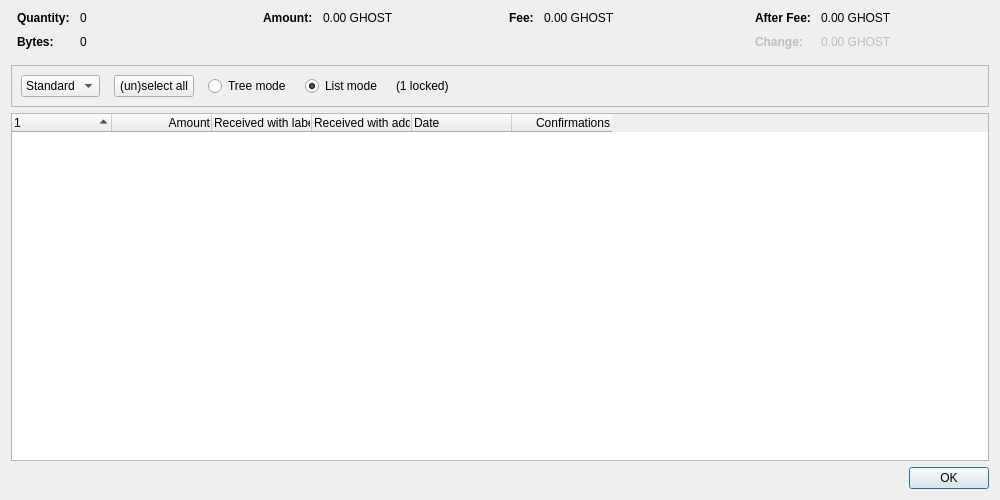
<?xml version="1.0" encoding="UTF-8"?>
<ui version="4.0">
 <class>CoinControlDialog</class>
 <widget class="QDialog" name="CoinControlDialog">
  <property name="geometry">
   <rect>
    <x>0</x>
    <y>0</y>
    <width>1000</width>
    <height>500</height>
   </rect>
  </property>
  <property name="windowTitle">
   <string>Coin Selection</string>
  </property>
  <layout class="QVBoxLayout" name="verticalLayout">
   <item>
    <layout class="QHBoxLayout" name="horizontalLayoutTop" stretch="0,0,0,0">
     <property name="topMargin">
      <number>0</number>
     </property>
     <property name="bottomMargin">
      <number>10</number>
     </property>
     <item>
      <layout class="QFormLayout" name="formLayoutCoinControl1">
       <property name="labelAlignment">
        <set>Qt::AlignLeft|Qt::AlignVCenter</set>
       </property>
       <property name="horizontalSpacing">
        <number>10</number>
       </property>
       <property name="verticalSpacing">
        <number>10</number>
       </property>
       <property name="leftMargin">
        <number>6</number>
       </property>
       <property name="rightMargin">
        <number>6</number>
       </property>
       <item row="0" column="0">
        <widget class="QLabel" name="labelCoinControlQuantityText">
         <property name="font">
          <font>
           <weight>75</weight>
           <bold>true</bold>
          </font>
         </property>
         <property name="text">
          <string>Quantity:</string>
         </property>
        </widget>
       </item>
       <item row="0" column="1">
        <widget class="QLabel" name="labelCoinControlQuantity">
         <property name="cursor">
          <cursorShape>IBeamCursor</cursorShape>
         </property>
         <property name="contextMenuPolicy">
          <enum>Qt::ActionsContextMenu</enum>
         </property>
         <property name="text">
          <string notr="true">0</string>
         </property>
         <property name="textInteractionFlags">
          <set>Qt::LinksAccessibleByMouse|Qt::TextSelectableByKeyboard|Qt::TextSelectableByMouse</set>
         </property>
        </widget>
       </item>
       <item row="1" column="0">
        <widget class="QLabel" name="labelCoinControlBytesText">
         <property name="font">
          <font>
           <weight>75</weight>
           <bold>true</bold>
          </font>
         </property>
         <property name="text">
          <string>Bytes:</string>
         </property>
        </widget>
       </item>
       <item row="1" column="1">
        <widget class="QLabel" name="labelCoinControlBytes">
         <property name="cursor">
          <cursorShape>IBeamCursor</cursorShape>
         </property>
         <property name="contextMenuPolicy">
          <enum>Qt::ActionsContextMenu</enum>
         </property>
         <property name="text">
          <string notr="true">0</string>
         </property>
         <property name="textInteractionFlags">
          <set>Qt::LinksAccessibleByMouse|Qt::TextSelectableByKeyboard|Qt::TextSelectableByMouse</set>
         </property>
        </widget>
       </item>
      </layout>
     </item>
     <item>
      <layout class="QFormLayout" name="formLayoutCoinControl2">
       <property name="horizontalSpacing">
        <number>10</number>
       </property>
       <property name="verticalSpacing">
        <number>10</number>
       </property>
       <property name="leftMargin">
        <number>6</number>
       </property>
       <property name="rightMargin">
        <number>6</number>
       </property>
       <item row="0" column="0">
        <widget class="QLabel" name="labelCoinControlAmountText">
         <property name="font">
          <font>
           <weight>75</weight>
           <bold>true</bold>
          </font>
         </property>
         <property name="text">
          <string>Amount:</string>
         </property>
        </widget>
       </item>
       <item row="0" column="1">
        <widget class="QLabel" name="labelCoinControlAmount">
         <property name="cursor">
          <cursorShape>IBeamCursor</cursorShape>
         </property>
         <property name="contextMenuPolicy">
          <enum>Qt::ActionsContextMenu</enum>
         </property>
         <property name="text">
          <string notr="true">0.00 GHOST</string>
         </property>
         <property name="textInteractionFlags">
          <set>Qt::LinksAccessibleByMouse|Qt::TextSelectableByKeyboard|Qt::TextSelectableByMouse</set>
         </property>
        </widget>
       </item>
      </layout>
     </item>
     <item>
      <layout class="QFormLayout" name="formLayoutCoinControl3">
       <property name="horizontalSpacing">
        <number>10</number>
       </property>
       <property name="verticalSpacing">
        <number>10</number>
       </property>
       <property name="leftMargin">
        <number>6</number>
       </property>
       <property name="rightMargin">
        <number>6</number>
       </property>
       <item row="0" column="0">
        <widget class="QLabel" name="labelCoinControlFeeText">
         <property name="font">
          <font>
           <weight>75</weight>
           <bold>true</bold>
          </font>
         </property>
         <property name="text">
          <string>Fee:</string>
         </property>
        </widget>
       </item>
       <item row="0" column="1">
        <widget class="QLabel" name="labelCoinControlFee">
         <property name="cursor">
          <cursorShape>IBeamCursor</cursorShape>
         </property>
         <property name="contextMenuPolicy">
          <enum>Qt::ActionsContextMenu</enum>
         </property>
         <property name="text">
          <string notr="true">0.00 GHOST</string>
         </property>
         <property name="textInteractionFlags">
          <set>Qt::LinksAccessibleByMouse|Qt::TextSelectableByKeyboard|Qt::TextSelectableByMouse</set>
         </property>
        </widget>
       </item>
      </layout>
     </item>
     <item>
      <layout class="QFormLayout" name="formLayoutCoinControl4">
       <property name="labelAlignment">
        <set>Qt::AlignLeft|Qt::AlignVCenter</set>
       </property>
       <property name="horizontalSpacing">
        <number>10</number>
       </property>
       <property name="verticalSpacing">
        <number>10</number>
       </property>
       <property name="leftMargin">
        <number>6</number>
       </property>
       <property name="rightMargin">
        <number>6</number>
       </property>
       <item row="0" column="0">
        <widget class="QLabel" name="labelCoinControlAfterFeeText">
         <property name="font">
          <font>
           <weight>75</weight>
           <bold>true</bold>
          </font>
         </property>
         <property name="text">
          <string>After Fee:</string>
         </property>
        </widget>
       </item>
       <item row="0" column="1">
        <widget class="QLabel" name="labelCoinControlAfterFee">
         <property name="cursor">
          <cursorShape>IBeamCursor</cursorShape>
         </property>
         <property name="contextMenuPolicy">
          <enum>Qt::ActionsContextMenu</enum>
         </property>
         <property name="text">
          <string notr="true">0.00 GHOST</string>
         </property>
         <property name="textInteractionFlags">
          <set>Qt::LinksAccessibleByMouse|Qt::TextSelectableByKeyboard|Qt::TextSelectableByMouse</set>
         </property>
        </widget>
       </item>
       <item row="1" column="0">
        <widget class="QLabel" name="labelCoinControlChangeText">
         <property name="enabled">
          <bool>false</bool>
         </property>
         <property name="font">
          <font>
           <weight>75</weight>
           <bold>true</bold>
          </font>
         </property>
         <property name="text">
          <string>Change:</string>
         </property>
        </widget>
       </item>
       <item row="1" column="1">
        <widget class="QLabel" name="labelCoinControlChange">
         <property name="enabled">
          <bool>false</bool>
         </property>
         <property name="cursor">
          <cursorShape>IBeamCursor</cursorShape>
         </property>
         <property name="contextMenuPolicy">
          <enum>Qt::ActionsContextMenu</enum>
         </property>
         <property name="text">
          <string notr="true">0.00 GHOST</string>
         </property>
         <property name="textInteractionFlags">
          <set>Qt::LinksAccessibleByMouse|Qt::TextSelectableByKeyboard|Qt::TextSelectableByMouse</set>
         </property>
        </widget>
       </item>
      </layout>
     </item>
    </layout>
   </item>
   <item>
    <widget class="QFrame" name="frame">
     <property name="minimumSize">
      <size>
       <width>0</width>
       <height>40</height>
      </size>
     </property>
     <property name="frameShape">
      <enum>QFrame::StyledPanel</enum>
     </property>
     <property name="frameShadow">
      <enum>QFrame::Sunken</enum>
     </property>
     <layout class="QHBoxLayout" name="horizontalLayout">
      <item>
       <layout class="QHBoxLayout" name="horizontalLayoutPanel" stretch="0,0,0,0,0,0">
        <property name="spacing">
         <number>14</number>
        </property>
        <item>
         <widget class="QComboBox" name="cbxType">
          <item>
           <property name="text">
            <string>Standard</string>
           </property>
          </item>
          <item>
           <property name="text">
            <string>Blind</string>
           </property>
          </item>
          <item>
           <property name="text">
            <string>Anon</string>
           </property>
          </item>
         </widget>
        </item>
        <item>
         <widget class="QPushButton" name="pushButtonSelectAll">
          <property name="sizePolicy">
           <sizepolicy hsizetype="Maximum" vsizetype="Fixed">
            <horstretch>0</horstretch>
            <verstretch>0</verstretch>
           </sizepolicy>
          </property>
          <property name="text">
           <string>(un)select all</string>
          </property>
          <property name="autoDefault">
           <bool>false</bool>
          </property>
         </widget>
        </item>
        <item>
         <widget class="QRadioButton" name="radioTreeMode">
          <property name="sizePolicy">
           <sizepolicy hsizetype="Maximum" vsizetype="Fixed">
            <horstretch>0</horstretch>
            <verstretch>0</verstretch>
           </sizepolicy>
          </property>
          <property name="text">
           <string>Tree mode</string>
          </property>
         </widget>
        </item>
        <item>
         <widget class="QRadioButton" name="radioListMode">
          <property name="sizePolicy">
           <sizepolicy hsizetype="Maximum" vsizetype="Fixed">
            <horstretch>0</horstretch>
            <verstretch>0</verstretch>
           </sizepolicy>
          </property>
          <property name="text">
           <string>List mode</string>
          </property>
          <property name="checked">
           <bool>true</bool>
          </property>
         </widget>
        </item>
        <item>
         <widget class="QLabel" name="labelLocked">
          <property name="text">
           <string notr="true">(1 locked)</string>
          </property>
         </widget>
        </item>
        <item>
         <spacer name="horizontalSpacer">
          <property name="orientation">
           <enum>Qt::Horizontal</enum>
          </property>
          <property name="sizeHint" stdset="0">
           <size>
            <width>40</width>
            <height>20</height>
           </size>
          </property>
         </spacer>
        </item>
       </layout>
      </item>
     </layout>
    </widget>
   </item>
   <item>
    <widget class="CoinControlTreeWidget" name="treeWidget">
     <property name="contextMenuPolicy">
      <enum>Qt::CustomContextMenu</enum>
     </property>
     <property name="sortingEnabled">
      <bool>false</bool>
     </property>
     <property name="columnCount">
      <number>6</number>
     </property>
     <attribute name="headerShowSortIndicator" stdset="0">
      <bool>true</bool>
     </attribute>
     <attribute name="headerStretchLastSection">
      <bool>false</bool>
     </attribute>
     <column>
      <property name="text">
       <string/>
      </property>
     </column>
     <column>
      <property name="text">
       <string>Amount</string>
      </property>
      <property name="textAlignment">
       <set>AlignTrailing|AlignVCenter</set>
      </property>
     </column>
     <column>
      <property name="text">
       <string>Received with label</string>
      </property>
     </column>
     <column>
      <property name="text">
       <string>Received with address</string>
      </property>
     </column>
     <column>
      <property name="text">
       <string>Date</string>
      </property>
     </column>
     <column>
      <property name="text">
       <string>Confirmations</string>
      </property>
      <property name="toolTip">
       <string>Confirmed</string>
      </property>
      <property name="textAlignment">
       <set>AlignTrailing|AlignVCenter</set>
      </property>
     </column>
     <column>
      <property name="text">
       <string/>
      </property>
     </column>
     <column>
      <property name="text">
       <string/>
      </property>
     </column>
     <column>
      <property name="text">
       <string/>
      </property>
     </column>
     <column>
      <property name="text">
       <string/>
      </property>
     </column>
    </widget>
   </item>
   <item>
    <widget class="QDialogButtonBox" name="buttonBox">
     <property name="orientation">
      <enum>Qt::Horizontal</enum>
     </property>
     <property name="standardButtons">
      <set>QDialogButtonBox::Ok</set>
     </property>
    </widget>
   </item>
  </layout>
 </widget>
 <customwidgets>
  <customwidget>
   <class>CoinControlTreeWidget</class>
   <extends>QTreeWidget</extends>
   <header>qt/coincontroltreewidget.h</header>
  </customwidget>
 </customwidgets>
 <resources/>
 <connections/>
</ui>
